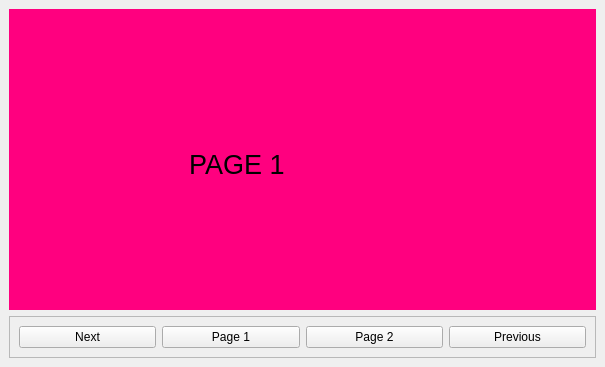
<?xml version="1.0" encoding="UTF-8"?>
<ui version="4.0">
 <class>MainWindow</class>
 <widget class="QMainWindow" name="MainWindow">
  <property name="geometry">
   <rect>
    <x>0</x>
    <y>0</y>
    <width>605</width>
    <height>367</height>
   </rect>
  </property>
  <property name="windowTitle">
   <string>MainWindow</string>
  </property>
  <widget class="QWidget" name="centralwidget">
   <layout class="QVBoxLayout" name="verticalLayout">
    <item>
     <widget class="QCustomStackedWidget" name="myStackedWidget">
      <widget class="QWidget" name="page">
       <property name="styleSheet">
        <string notr="true">background-color: rgb(255, 0, 127);</string>
       </property>
       <widget class="QLabel" name="label">
        <property name="geometry">
         <rect>
          <x>180</x>
          <y>90</y>
          <width>171</width>
          <height>131</height>
         </rect>
        </property>
        <property name="font">
         <font>
          <pointsize>20</pointsize>
         </font>
        </property>
        <property name="text">
         <string>PAGE 1</string>
        </property>
       </widget>
      </widget>
      <widget class="QWidget" name="page_2">
       <property name="styleSheet">
        <string notr="true">background-color: rgb(85, 255, 255);</string>
       </property>
       <widget class="QLabel" name="label_2">
        <property name="geometry">
         <rect>
          <x>180</x>
          <y>100</y>
          <width>241</width>
          <height>191</height>
         </rect>
        </property>
        <property name="font">
         <font>
          <pointsize>20</pointsize>
         </font>
        </property>
        <property name="styleSheet">
         <string notr="true">color: #000;</string>
        </property>
        <property name="text">
         <string>PAGE 2</string>
        </property>
       </widget>
      </widget>
      <widget class="QWidget" name="page_3">
       <property name="styleSheet">
        <string notr="true">background-color: rgb(25, 25, 25);</string>
       </property>
       <widget class="QLabel" name="label_3">
        <property name="geometry">
         <rect>
          <x>190</x>
          <y>90</y>
          <width>211</width>
          <height>151</height>
         </rect>
        </property>
        <property name="font">
         <font>
          <pointsize>20</pointsize>
         </font>
        </property>
        <property name="text">
         <string>PAGE 3</string>
        </property>
       </widget>
      </widget>
     </widget>
    </item>
    <item>
     <widget class="QFrame" name="frame">
      <property name="frameShape">
       <enum>QFrame::StyledPanel</enum>
      </property>
      <property name="frameShadow">
       <enum>QFrame::Raised</enum>
      </property>
      <layout class="QHBoxLayout" name="horizontalLayout">
       <item>
        <widget class="QPushButton" name="nxt">
         <property name="text">
          <string>Next</string>
         </property>
        </widget>
       </item>
       <item>
        <widget class="QPushButton" name="page1">
         <property name="text">
          <string>Page 1</string>
         </property>
        </widget>
       </item>
       <item>
        <widget class="QPushButton" name="page2">
         <property name="text">
          <string>Page 2</string>
         </property>
        </widget>
       </item>
       <item>
        <widget class="QPushButton" name="prev">
         <property name="text">
          <string>Previous</string>
         </property>
        </widget>
       </item>
      </layout>
     </widget>
    </item>
   </layout>
  </widget>
 </widget>
 <customwidgets>
  <customwidget>
   <class>QCustomStackedWidget</class>
   <extends>QStackedWidget</extends>
   <header location="global">Custom_Widgets.Widgets.h</header>
   <container>1</container>
  </customwidget>
 </customwidgets>
 <resources/>
 <connections/>
</ui>
